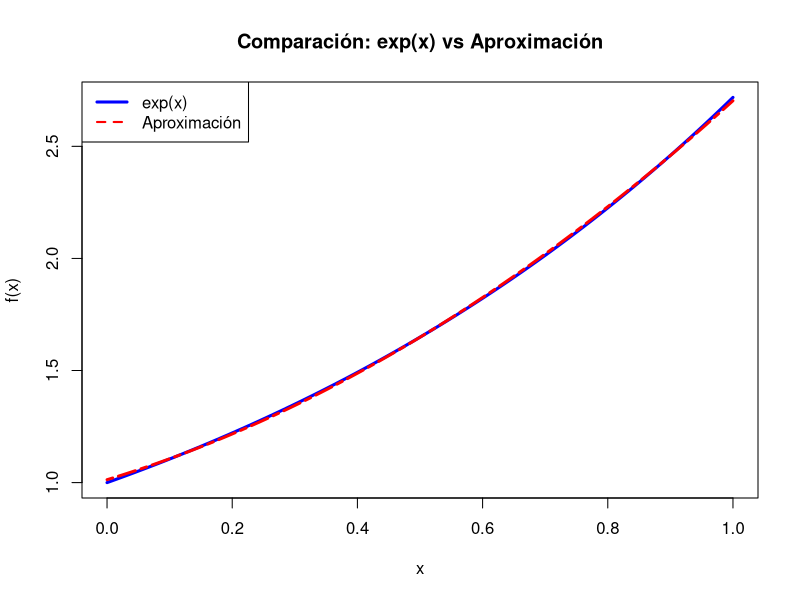

Source code (R):
## ---- chunk 1

error <- function(p, ap, metodo){
  
  if (metodo == "abs"){
    
    return(abs(p - ap))
    
  } else {
    
    return(abs( (p - ap) / p ))
    
  }
  
}

## ---- chunk 2

error(pi, 3.1, "abs")
error(pi, 3.1, "relativo")
error(1/3, 0.333, "abs")
error(1/3, 0.333, "relativo")
error(pi/1000, 0.0031, "abs")
error(pi/1000, 0.0031, "relativo")
error(100/3, 33.22, "abs")
error(100/3, 33.22, "relativo")

## ---- chunk 3

det_f <- function(matriz, epsilon) {
  
  det_mat <- det(matriz)
  
  fil_uno <- matriz[1, ]
  
  resultado = 1
  
  x = fil_uno[1]
  
  for (i in 2:length(fil_uno)) {
    resultado = resultado * ( x - fil_uno[i])
  }
  
  resultado = resultado * sum(fil_uno)
  
  if (abs(det_mat - resultado) < epsilon){
    return(TRUE)
  }
  else {
    return(FALSE)
  }
}

## ---- chunk 4

matriz_A <- matrix(c(5, 1, 2,
                   1, 5, 2,
                   1, 2, 5),
                 nrow = 3,
                 byrow = TRUE)

matriz_A

det_f(matriz_A, 10^(-6))


## ---- chunk 5

det_ej <- function(matriz, epsilon){
  
  detm <- 1
  
  for (i in 2:nrow(matriz)){
    
    detm <- detm * (matriz[i, i] - matriz[i, i - 1])
    
  }
  
  if (abs(detm - det(matriz)) < epsilon){
    return(TRUE)
  }else{RETURN(FALSE)}
}

## ---- chunk 6


mat <- matrix(c(
  1, 1, 1, 1,
  2, 5, 5, 5,
  2, 3, 6, 6,
  2, 3, 4, 7
), nrow = 4, byrow = TRUE)

mat

det(mat)

det_ej(mat, 10^(-6))

## ---- chunk 7
matriz.rala <- function(matriz) {
  ceros <- 0
  numeros <- 0
  
  for (i in as.vector(matriz)) {
    if (i == 0) {
      ceros <- ceros + 1
    } else {
      numeros <- numeros + 1
    }
  }
  
  if (ceros > numeros) {
    return("Es rala")
  } else {
    return("No es rala")
  }
}

matriz.prueba <- matrix(
  c(1, 0, 0,
    4, 5, 0,
    7, 0, 0),
  nrow = 3, 
  ncol = 3,  
  byrow = TRUE  
)

matriz.rala(matriz.prueba)
## ---- chunk 8

mat_o <- function(matriz) {
  n <- nrow(matriz)
  m <- ncol(matriz)
  
  bordes <- all(matriz[1, ] != 0) &&
               all(matriz[n, ] != 0) &&
               all(matriz[, 1] != 0) &&
               all(matriz[, m] != 0)
  
  if (n > 2 && m > 2) {
    interior <- matriz[2:(n-1), 2:(m-1)]
    interior_ok <- all(interior == 0)
  } else {
    interior_ok <- TRUE
  }
  
  return(bordes && interior_ok)
}

## ---- chunk 9

M <- matrix(0, nrow = 5, ncol = 4)

M[1, ] <- 1        
M[5, ] <- 1
M[, 1] <- 1       
M[, 4] <- 1       

M

mat_o(M)
## ---- chunk 10
gram_schmidt <- function(basis,
                         normalize = FALSE,         
                         as_list_of_lists = TRUE,   
                         tol = 1e-10) {
  
  to_vec <- function(x) as.numeric(unlist(x))
  V <- lapply(basis, to_vec)


  n <- length(V[[1]])
  if (!all(sapply(V, length) == n))
    stop("Todos los vectores deben tener la misma dimensión.")
  
  Q <- vector("list", length(V))
  k <- 0L

  for (j in seq_along(V)) {
    v <- V[[j]]
    for (i in seq_len(k)) {
      qi <- Q[[i]]
      v <- v - (sum(v * qi) / sum(qi * qi)) * qi
    }
    nv <- sqrt(sum(v * v))
    if (nv <= tol)
      stop("Dependencia lineal detectada (o casi) con la tolerancia dada.")
    k <- k + 1L
    if (normalize) v <- v / nv
    Q[[k]] <- v
  }

  Q <- Q[seq_len(k)]
  if (as_list_of_lists) Q <- lapply(Q, as.list)
  Q
}

## ---- chunk 11

B <- list(list(1, 1, 0),
          list(1, 0, 1),
          list(0, 1, 1))

Q_ort  <- gram_schmidt(B, normalize = FALSE)
Q_ort


## ---- chunk 12
gram_schmidt <- function(basis,
                         ip = NULL,        
                         normalize = FALSE,
                         as_list_of_lists = FALSE,
                         tol = 1e-10) {


  if (is.null(ip)) ip <- function(a, b) sum(as.numeric(a) * as.numeric(b))

  is_fun <- function(x) is.function(x)
  scal   <- function(a, v) if (is_fun(v)) function(t) a * v(t) else a * v
  add    <- function(u, v) if (is_fun(u)) function(t) u(t) + v(t) else u + v
  sub    <- function(u, v) if (is_fun(u)) function(t) u(t) - v(t) else u - v
  nrm2   <- function(v) {
    val <- ip(v, v)
    if (!is.finite(val)) stop("El producto interno devolvió un valor no finito.")
    if (val < 0 && abs(val) < 1e-12) val <- 0   
    sqrt(val)
  }

  Q <- list()
  for (j in seq_along(basis)) {
    v <- basis[[j]]
    for (i in seq_along(Q)) {
      qi <- Q[[i]]
      v  <- sub(v, scal(ip(v, qi) / ip(qi, qi), qi))
    }
    nv <- nrm2(v)
    if (nv <= tol) stop("Dependencia lineal (o casi) con la tolerancia dada.")
    if (normalize) v <- scal(1 / nv, v)
    Q[[length(Q) + 1L]] <- v
  }
  if (as_list_of_lists && !is_fun(Q[[1]])) Q <- lapply(Q, as.list)
  Q
}

## ---- chunk 13

mejor_aprox <- function(base_ortonormal, v) {
  
  proj <- 0
  
  for (u in base_ortonormal) {
    u <- as.numeric(u)
    coef <- sum(v * u)  
    proj <- proj + coef * u
  }
  
  return(as.numeric(proj))
}

## ---- chunk 14

base_U <- list(c(1,0,0), c(0,1,0))

v <- c(1, 2, 3)

mejor_aprox(base_U, v)

## ---- chunk 15

mejor_aprox_ejm <- function(base_ortonormal, funcion, producto_interno) {
  
  coeficientes <- sapply(base_ortonormal, function(f) producto_interno(f, funcion))
  
  aprox <- function(x) {
    sum(sapply(1:length(base_ortonormal), function(i) coeficientes[i] * base_ortonormal[[i]](x)))
  }
  
  return(aprox)
}

prod_int <- function(f, g) {
  integrate(function(x) f(x) * g(x), 0, 1)$value
}

ua <- function(x){1} 
ub <- function(x){sqrt(3) * (2*x - 1)} 
uc <- function(x){sqrt(5) * (6*(x^2) - 6*x + 1)} 
U <- list(ua, ub, uc)

f <- function(x){exp(x)}

aprox_func <- mejor_aprox_ejm(U, f, prod_int)

z <- seq(0, 1, length.out = 200)
y_exp <- exp(z)
y_aprox <- sapply(z, aprox_func)

plot(z, y_exp, type = "l", col="blue", lwd = 3, main = "Comparación: exp(x) vs Aproximación", 
     ylab = "f(x)", xlab="x")             
lines(z, y_aprox, col = "red", lwd = 2.85, lty = 6)  

legend("topleft", legend = c("exp(x)","Aproximación"), col = c("blue","red"), lty = c(1,2), lwd = c(3,2))



